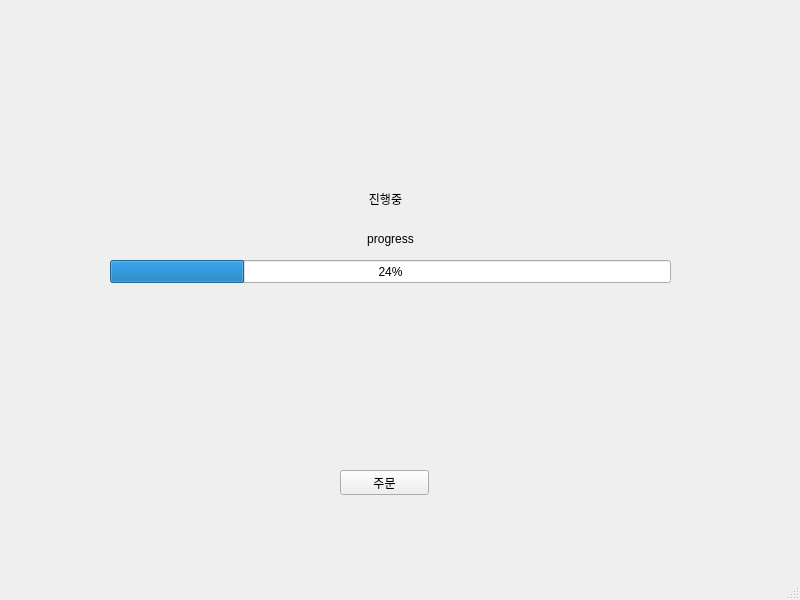
<?xml version="1.0" encoding="UTF-8"?>
<ui version="4.0">
 <class>MainWindow</class>
 <widget class="QMainWindow" name="MainWindow">
  <property name="geometry">
   <rect>
    <x>0</x>
    <y>0</y>
    <width>800</width>
    <height>600</height>
   </rect>
  </property>
  <property name="windowTitle">
   <string>MainWindow</string>
  </property>
  <widget class="QWidget" name="centralwidget">
   <widget class="QPushButton" name="orderButton">
    <property name="geometry">
     <rect>
      <x>340</x>
      <y>470</y>
      <width>89</width>
      <height>25</height>
     </rect>
    </property>
    <property name="text">
     <string>주문</string>
    </property>
   </widget>
   <widget class="QProgressBar" name="progressBar_1">
    <property name="geometry">
     <rect>
      <x>110</x>
      <y>260</y>
      <width>561</width>
      <height>23</height>
     </rect>
    </property>
    <property name="value">
     <number>24</number>
    </property>
   </widget>
   <widget class="QLabel" name="order_label_1">
    <property name="geometry">
     <rect>
      <x>310</x>
      <y>190</y>
      <width>151</width>
      <height>17</height>
     </rect>
    </property>
    <property name="text">
     <string>진행중</string>
    </property>
    <property name="alignment">
     <set>Qt::AlignCenter</set>
    </property>
   </widget>
   <widget class="QLabel" name="progress_label">
    <property name="geometry">
     <rect>
      <x>240</x>
      <y>230</y>
      <width>301</width>
      <height>17</height>
     </rect>
    </property>
    <property name="text">
     <string>progress</string>
    </property>
    <property name="alignment">
     <set>Qt::AlignCenter</set>
    </property>
   </widget>
  </widget>
  <widget class="QMenuBar" name="menubar">
   <property name="geometry">
    <rect>
     <x>0</x>
     <y>0</y>
     <width>800</width>
     <height>22</height>
    </rect>
   </property>
  </widget>
  <widget class="QStatusBar" name="statusbar"/>
 </widget>
 <resources/>
 <connections/>
</ui>
